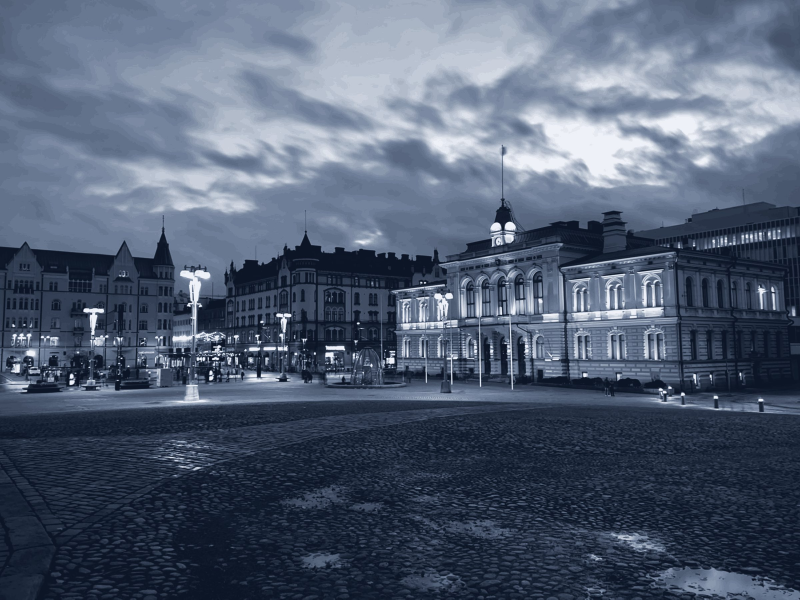
#> input picture src/assets/photo/keskustori.jpg, 2400 x 1798 px (shown at 1/3 size)
$ python tone-keskustori.py ../src/assets/photo/keskustori.jpg
#> lines starting #> are read from the running program, lines starting #| are printed output that depends on the picture
"""Prepares the pale archive photograph of Keskustori as a near-neutral, natural-looking image (run once; output is committed)."""
import sys
from PIL import Image, ImageOps

im = Image.open(sys.argv[1]).convert('L')  # original 686b1a…jpg from the existing site
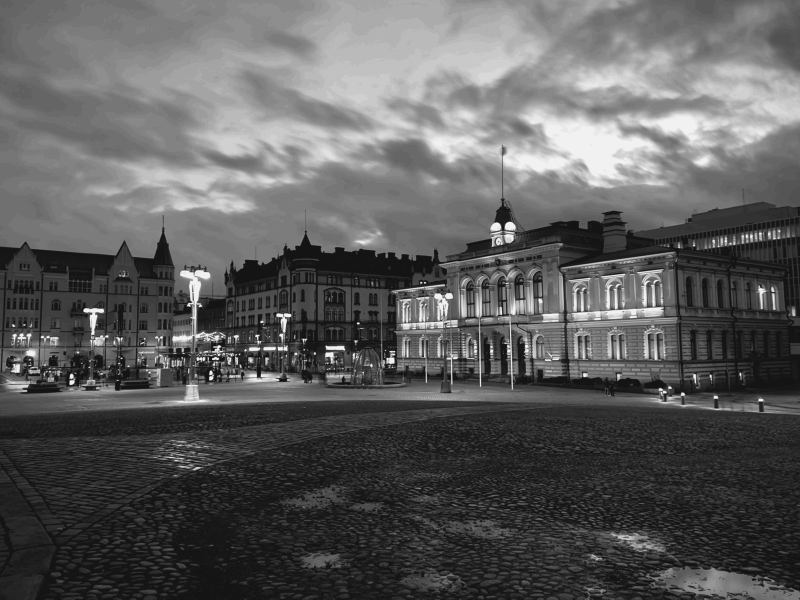
#> im: PIL image 2400x1798 L (shown at 1/3 size); min 6, max 253, mean 93.5
im.thumbnail((2400, 2400))
im = ImageOps.autocontrast(im, cutoff=1.0)
im = im.point(lambda v: int(255 * ((v / 255) ** 1.5)))
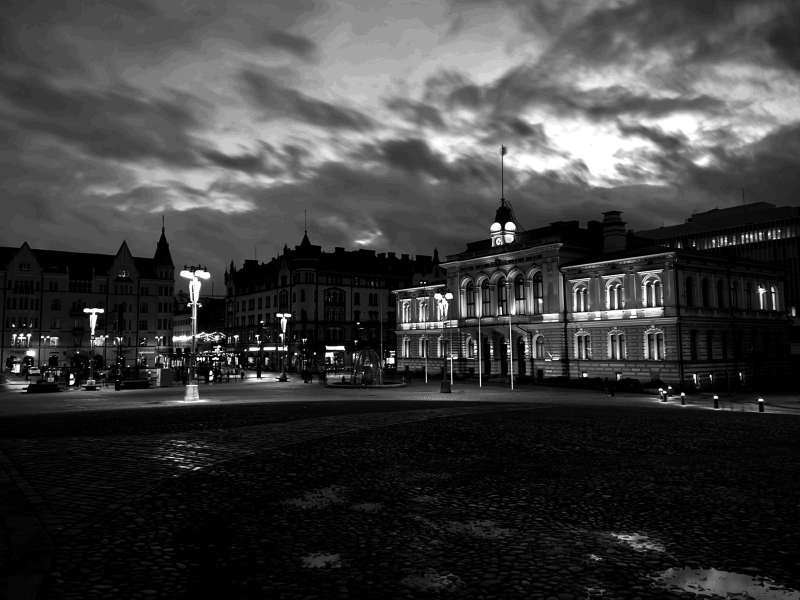
#> im: PIL image 2400x1798 L (shown at 1/3 size); min 0, max 255, mean 60.8
ImageOps.colorize(im, black='#0b1526', white='#eef2f8', mid='#6f7f99').save(
    'src/assets/photo/keskustori.jpg', quality=84, optimize=True
)
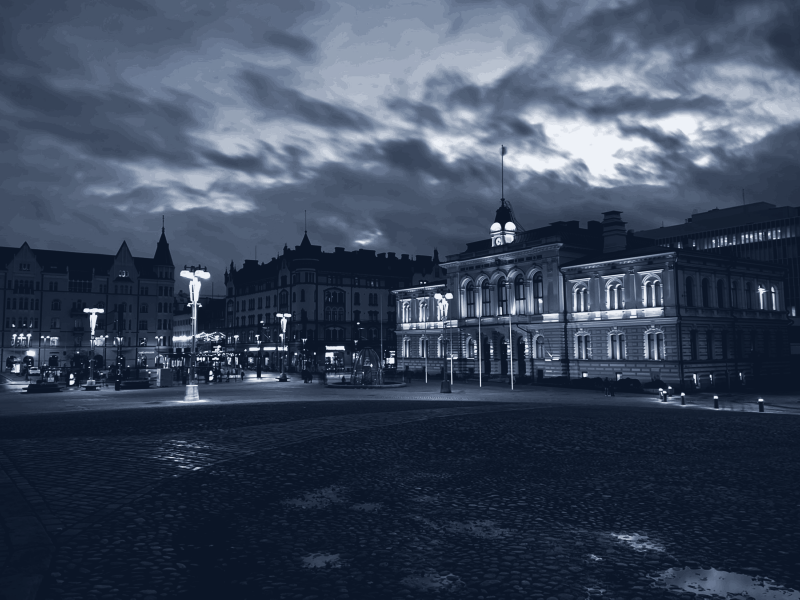
#> saved as keskustori.jpg: PIL image 2400x1798 RGB (shown at 1/3 size); mean R, G, B 59.9, 71.8, 91.4

$ run again, with src/assets/photo/finlayson-dusk.jpg copied over src/assets/photo/keskustori.jpg
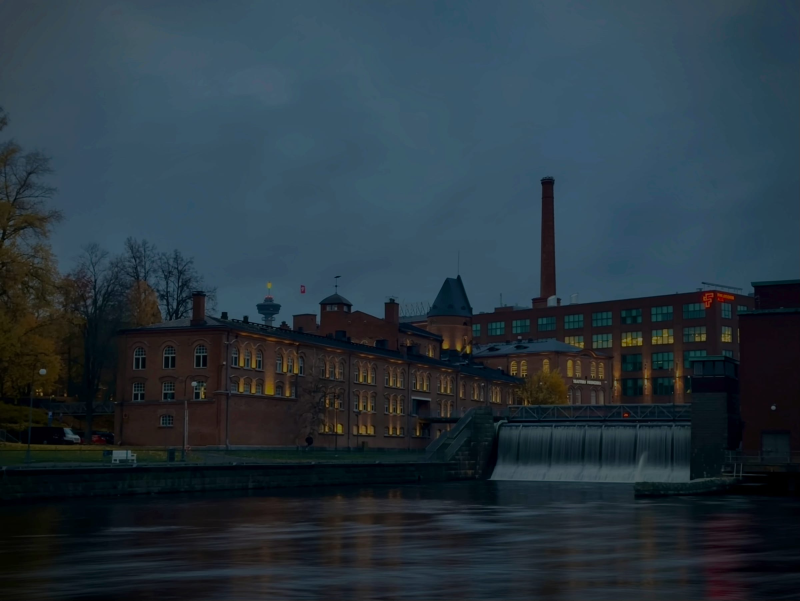
#> input picture src/assets/photo/finlayson-dusk.jpg, 2400 x 1801 px (shown at 1/3 size)
#> `im = im.point(lambda v: int(255 * ((v / 255) ** 1.5)))`:
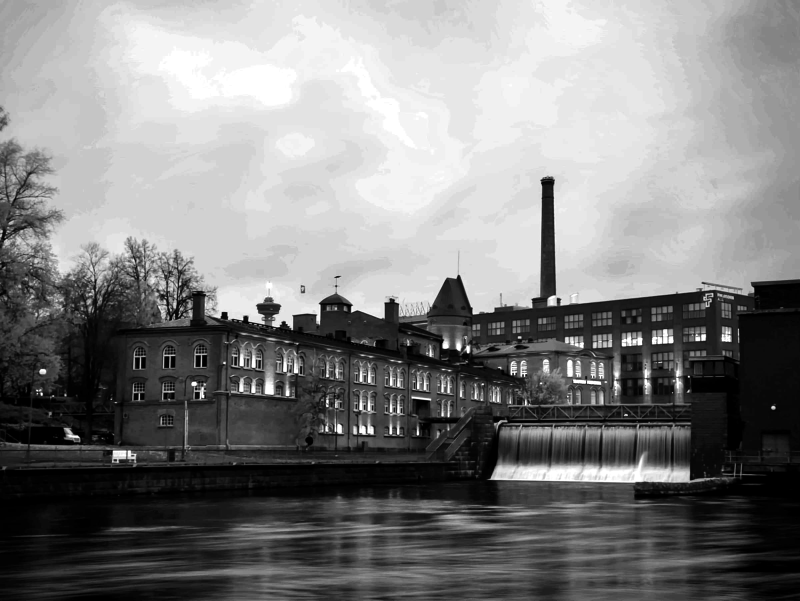
#> im: PIL image 2400x1801 L (shown at 1/3 size); min 0, max 255, mean 128.6
#> `ImageOps.colorize(im, black='#0b1526', white='#eef2f8', mid='#6f7f99')..`:
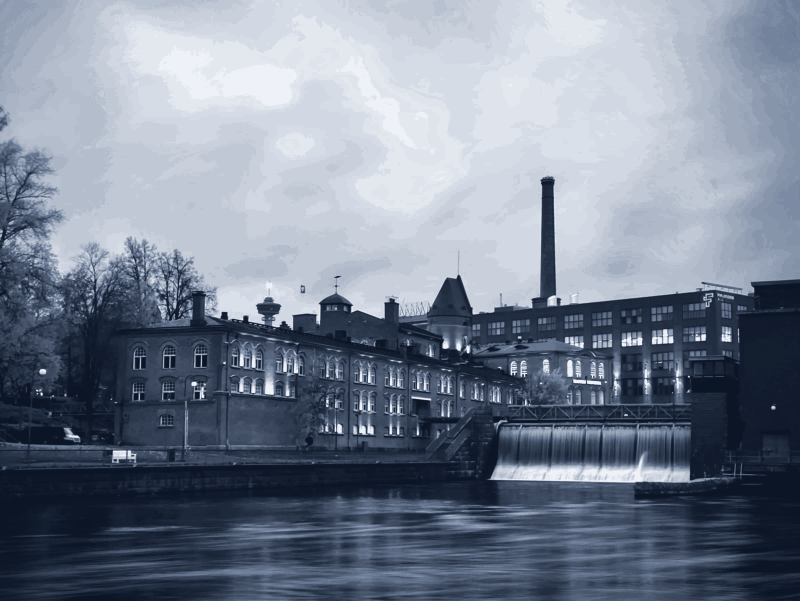
#> saved as keskustori.jpg: PIL image 2400x1801 RGB (shown at 1/3 size); mean R, G, B 120.5, 130.5, 147
